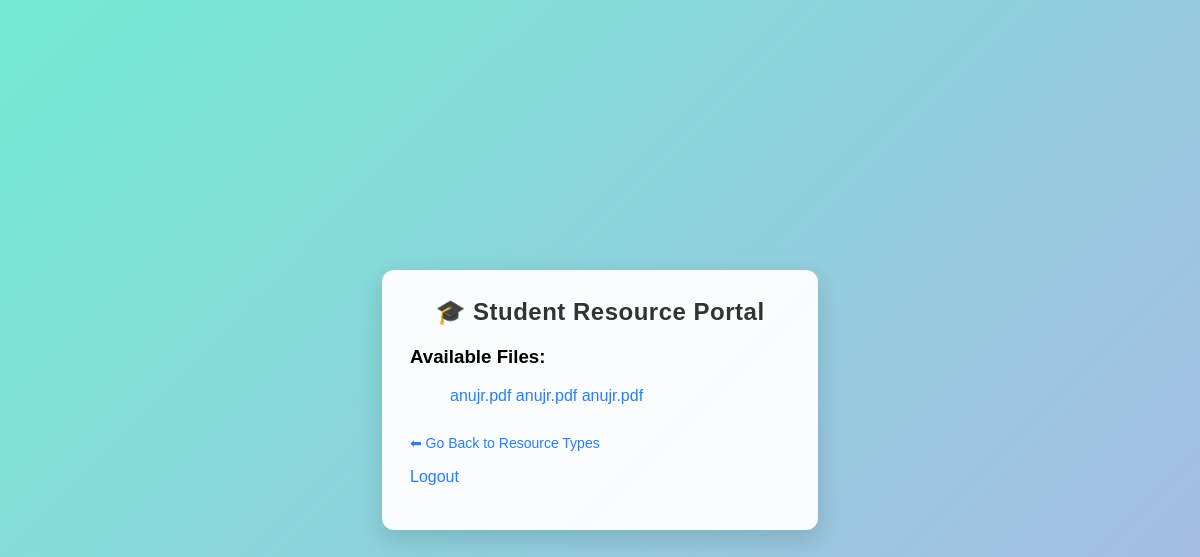
Page /student/PYQ/Btech/1st/1/Mid (signed in) on the committed database.
### models/file.py (models this page shows, shortened)
class File(db.Model):
    __tablename__ = 'files'
    id = db.Column(db.Integer, primary_key=True)
    filename = db.Column(db.String(255), nullable=False)
    filepath = db.Column(db.String(255), nullable=False)
    uploaded_by = db.Column(db.Integer, db.ForeignKey('users.id'))
    resource_type = db.Column(db.String(100))
    course = db.Column(db.String(100))
    year = db.Column(db.String(20))
    semester = db.Column(db.String(20))
    exam_type = db.Column(db.String(50))
    upload_time = db.Column(db.String(50), default=datetime.datetime.now().strftime("%Y-%m-%d %H:%M:%S"))

### routes/student_routes.py (the view)
    def wrapper(*args, **kwargs):
        if "user_id" not in session:
            return redirect(url_for("auth.login_page"))
        return fn(*args, **kwargs)

### routes/auth_routes.py (called while the page is built, shortened)
def ensure_default_users():
    defaults = [
        {"username": "admin", "email": "admin@crms.com", "password": "admin123", "role": "admin"},
        {"username": "faculty", "email": "faculty@crms.com", "password": "faculty123", "role": "faculty"},
        {"username": "student", "email": "student@crms.com", "password": "student123", "role": "student"}
    ]
    for u in defaults:
        existing = User.query.filter_by(username=u["username"]).first()
    db.session.commit()

@auth_bp.before_app_request
def _init_defaults():
    try:
        ensure_default_users()
    except Exception:
        pass

### routes/student_routes.py (called while the page is built)
def login_required(fn):
    def wrapper(*args, **kwargs):
        if "user_id" not in session:
            return redirect(url_for("auth.login_page"))
        return fn(*args, **kwargs)
    wrapper.__name__ = fn.__name__
    return wrapper

@student_bp.route("/student/<resource_type>/<course>/<year>/<semester>/<exam_type>")
@login_required
def show_files(resource_type, course, year, semester, exam_type):
    files = File.query.filter_by(
        resource_type=resource_type,
        course=course,
        year=year,
        semester=semester,
        exam_type=exam_type
    ).order_by(File.upload_time.desc()).all()
    for f in files:
        if isinstance(f.upload_time, str):
            try:
                f.upload_time = datetime.fromisoformat(f.upload_time)
            except ValueError:
                pass
    return render_template(
        "student.html",
        level="files",
        files=files,
        path=[resource_type, course, year, semester, exam_type]
    )

### templates/student.html (shortened to what this page needs)
<!DOCTYPE html>
<html lang="en">
<head>
  <link rel="stylesheet" href="{{ url_for('static', filename='style.css') }}">
</head>
<body>
  <div class="container">
      <h2>🎓 Student Resource Portal</h2>
      {% if level != "files" %}
          <h3>Select {{ level|capitalize }}</h3>
          <ul>
              {% for option in options %}
                  <li>
                      <a href="/student/{{ '/'.join(path + [option]) }}">{{ option }}</a>
                  </li>
              {% endfor %}
          </ul>
      {% else %}
          <h3>Available Files:</h3>
          <ul>
              {% for f in files %}
                  <a href="{{ url_for('uploaded_file', filename=f.filename) }}" target="_blank">{{ f.filename }}</a>
              {% endfor %}
          </ul>
          <a class="back-link" href="{{ url_for('student.student_dashboard') }}">⬅ Go Back to Resource Types</a>
      {% endif %}
      <p><a href="{{ url_for('auth.logout') }}">Logout</a></p>
  </div>
</body>
</html>

### static/style.css (style rules this page uses)
body { font-family: 'Poppins', Arial, sans-serif; background: linear-gradient(135deg, #74ebd5 0%, #ACB6E5 100%); margin: 0; padding: 0; display: flex; min-height: 100vh; align-items: center; justify-content: center; }
.login-container, .container { background: rgba(255, 255, 255, 0.95); border-radius: 12px; padding: 28px; box-shadow: 0 8px 24px rgba(0, 0, 0, 0.15); width: 380px; transition: transform 0.2s ease, box-shadow 0.2s ease; }
h2 { margin-top: 0; text-align: center; color: #333; letter-spacing: 0.5px; }
a { color: #2b7cff; text-decoration: none; font-weight: 500; }
a.back-link { display: inline-block; margin-top: 14px; font-size: 14px; }

### rows in the picture
File: filename "anujr.pdf"
File: filename "anujr.pdf"
File: filename "anujr.pdf"
